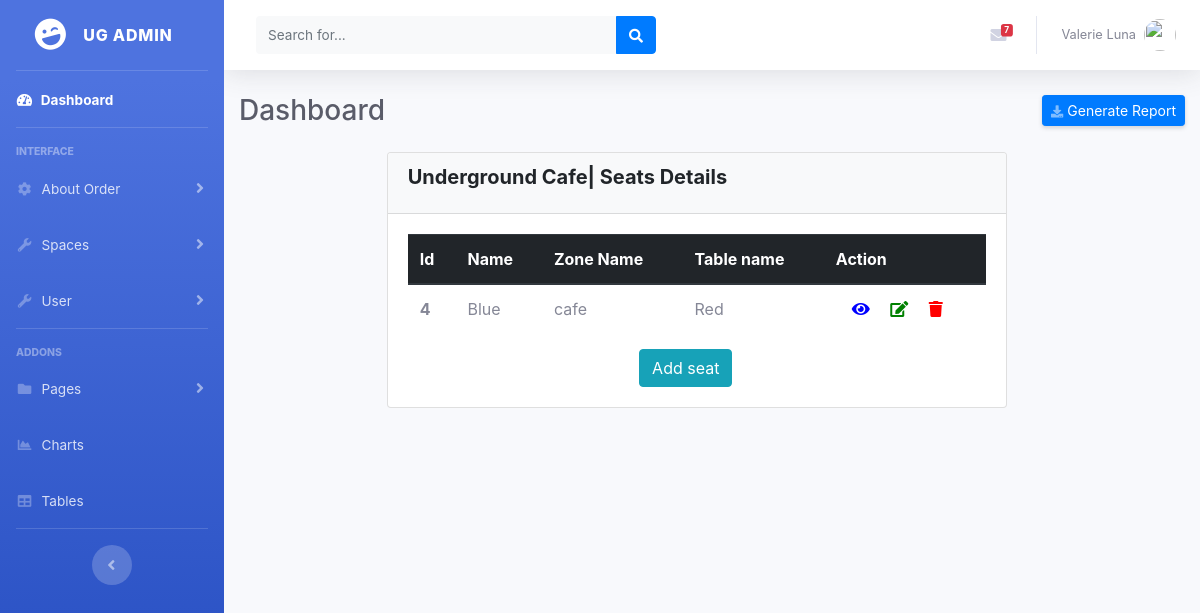
Screenshot of /spaces/seats/ with the database file from the repository.
### spaces/models.py (models this page shows)
class Seat(models.Model):
    name=models.CharField(max_length=255)
    table=models.ForeignKey(Table,on_delete=models.CASCADE)
    def __str__(self):
        return self.table.__str__()+" , "+self.name
    class Meta:
        unique_together=('name','table')

class Table(models.Model):
    name=models.CharField(max_length=255)
    zone=models.ForeignKey(Zone,on_delete=models.CASCADE)
    def __str__(self):
        return self.zone.__str__()+" , "+self.name
    class Meta:
        unique_together=('name','zone')

class Zone(models.Model):
    name=models.CharField(max_length=255)
    outlet=models.ForeignKey(Outlet,on_delete=models.CASCADE)
    description=models.TextField()
    def __str__(self):
        return self.outlet.name+" , "+self.name
    class Meta:
        unique_together=('name','outlet')

### spaces/views.py (the view)
# urls.py: path('seats/',views.get_seat,name='list_seats'),
def get_seat(request):
    seats = Seat.objects.all()
    print(seats)
    return render(request,'listseats.html', {'seats':seats})

### templates/listseats.html (shortened to what this page needs)
{% extends 'base.html' %}
{% load static %}
{% load crispy_forms_tags %}
{% block content %}
        <div class="row">
            <div class="col-md-2"></div>
            <div class="col-md-8">
                <div class="card">
                    <div class="card-header bg-light">
                        <h5 class="card-title" style="font-weight: bold">Underground Cafe| Seats Details</h5>
                        </div>
                            <div class="card-body table-full-width">
                                <table class="table">
                                    <thead class="thead-dark">
                                        <tr>
                                            <th scope="col">Id</th>
                                            <th scope="col">Name</th>
                                            <th scope="col">Zone Name</th>
                                            <th scope="col">Table name</th>
                                            <th scope="col">Action</th>
                                        </tr>
                                    </thead>
                                    <tbody>
                                       {% for seat in seats %}
                                        <tr>
                                            <th scope="row">{{seat.id}}</th>
                                            <td>{{seat.name}}</td>
                                            <td>{{seat.table.zone.name}}</td>
                                            <td>{{seat.table.name}}</td>
                                            <td>
                                                <a href="#" data-toggle="modal" data-target="#{{seat.id}}" class="delete" title="Delete" data-toggle="tooltip"><i class="fas fa-eye ml-3" style="color:blue"></i></a>
                                                <a href="{% url 'update_seat' seat.id %}" class="edit" title="Edit" data-toggle="tooltip"><i class="fas fa-edit ml-3" style="color:Green"></i></a>
                                                <a href="{% url 'delete_seat' seat.id %}" class="delete" title="Delete" data-toggle="tooltip"><i class="fas fa-trash ml-3" style="color:red"></i></a>
                                            </td>
                                        </tr>
                                        {% endfor %}
                                    </tbody>
                                </table>
                                <a class="btn btn-info btn-fill" style="margin-left: 40%" href="{% url 'add_seat' %}">
                                    Add seat</a>
                            </div>
                        </div>
                    </div>
                <div class="col-md-2"></div>
            </div>
{% endblock %}

### rows the page displays
Seat: id "4", name "Blue", table.zone.name "cafe", table.name "Red"
